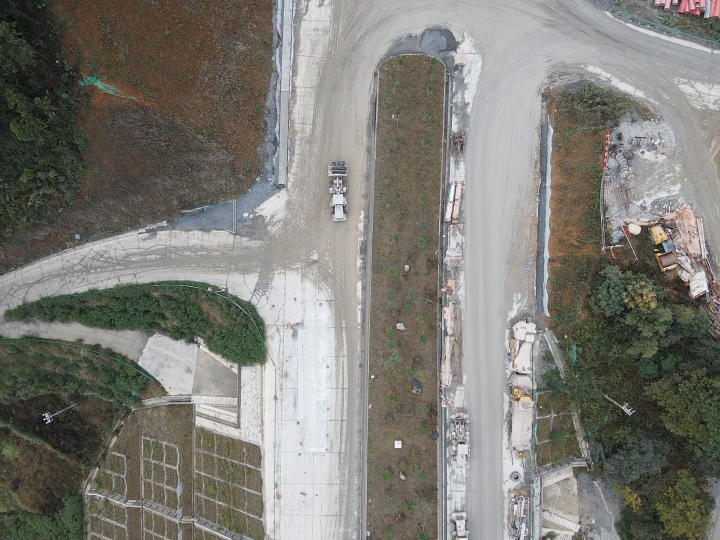
#> input picture dataset/1-100/dji_fly_20251111_094542_0_1762825542556_photo_low_quality.jpg, 1440 x 1080 px (shown at 1/2 size); its folder holds only this picture in this run
$ python dedup_dataset.py
#> lines starting #> are read from the running program, lines starting #| are printed output that depends on the picture
"""
图片去重脚本：精确去重（MD5）+ 感知去重（pHash/DCT）
输出：
  data/unique_images.txt     — 保留的图片路径列表
  data/dedup_report.json     — 详细去重报告
  data/dedup_report.txt      — 人类可读摘要
"""

import hashlib
import json
import os
import sys
from pathlib import Path

import numpy as np
from PIL import Image

# ── 配置 ──────────────────────────────────────────────────────────────────────
DATASET_DIR = Path("dataset")
OUTPUT_DIR = Path("data")
PHASH_THRESHOLD = 10          # Hamming 距离 ≤ 此值视为感知重复（64位hash，10≈15%差异）
IMAGE_EXTS = {".jpg", ".jpeg", ".png", ".JPG", ".JPEG", ".PNG"}
# ─────────────────────────────────────────────────────────────────────────────


def md5_hash(path: Path) -> str:
    h = hashlib.md5()
    with open(path, "rb") as f:
        for chunk in iter(lambda: f.read(65536), b""):
            h.update(chunk)
    return h.hexdigest()


def phash(path: Path, hash_size: int = 8) -> int:
    """DCT 感知哈希，返回 64 位整数。"""
    img = Image.open(path).convert("L").resize(
        (hash_size * 4, hash_size * 4), Image.LANCZOS
    )
    pixels = np.array(img, dtype=np.float32)

    # 2D DCT via separable 1D DCT
    from scipy.fft import dct
    dct_rows = dct(pixels, axis=1, norm="ortho")
    dct_2d = dct(dct_rows, axis=0, norm="ortho")

    low_freq = dct_2d[:hash_size, :hash_size]
    mean = low_freq.mean()
    bits = (low_freq > mean).flatten()
    # pack 64 bits into one int
    value = 0
    for bit in bits:
        value = (value << 1) | int(bit)
    return value


def hamming(a: int, b: int) -> int:
    return bin(a ^ b).count("1")


def collect_images(root: Path) -> list[Path]:
    return sorted(
        p for p in root.rglob("*") if p.suffix in IMAGE_EXTS
    )


def main():
    OUTPUT_DIR.mkdir(exist_ok=True)
    images = collect_images(DATASET_DIR)
    total = len(images)
    print(f"扫描到 {total} 张图片")

    # ── Stage 1: 精确去重（MD5）────────────────────────────────────────────
    print("\n[1/2] 精确去重（MD5）...")
    md5_map: dict[str, Path] = {}          # md5 → 首次出现路径
    exact_dupes: list[dict] = []           # 被删除的精确重复
    after_exact: list[Path] = []

    for p in images:
        h = md5_hash(p)
        if h in md5_map:
            exact_dupes.append({
                "removed": str(p),
                "duplicate_of": str(md5_map[h]),
                "reason": "exact_md5",
                "md5": h,
            })
        else:
            md5_map[h] = p
            after_exact.append(p)

    print(f"  精确重复：{len(exact_dupes)} 张  →  剩余 {len(after_exact)} 张")

    # ── Stage 2: 感知去重（pHash）──────────────────────────────────────────
    print(f"\n[2/2] 感知去重（pHash，Hamming 阈值={PHASH_THRESHOLD}）...")
    hashes: list[tuple[int, Path]] = []    # (hash, path) 已保留
    perceptual_dupes: list[dict] = []
    kept: list[Path] = []

    for i, p in enumerate(after_exact):
        if i % 50 == 0:
            print(f"  处理 {i}/{len(after_exact)} ...", end="\r")
        try:
            h = phash(p)
#> in phash, `img = Image.open(path).convert("L").resize( (hash_size * 4, hash_size ..`:
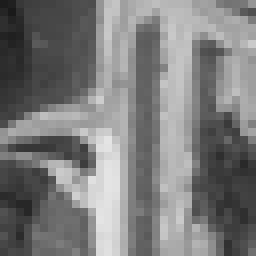
#> img: PIL image 32x32 L (shown 8 times larger); min 26, max 227, mean 123.7
#> in phash, `dct_rows = dct(pixels, axis=1, norm="ortho")`:
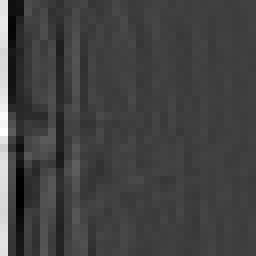
#> dct_rows: shape (32, 32) float32 (shown 8 times larger); min -272, max 822.7, mean 14.7; drawn with min black and max white
#> in phash, `dct_2d = dct(dct_rows, axis=0, norm="ortho")`:
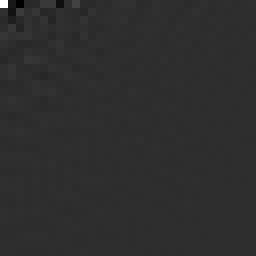
#> dct_2d: shape (32, 32) float32 (shown 8 times larger); min -877.4, max 3957.6, mean 2; drawn with min black and max white
#> in phash, `mean = low_freq.mean()`: mean = 31.28
#> the loop in phash, `for bit in bits:` made 64 passes
#> (bit, value) on passes 2 to 13: (False, 2), (False, 4), (False, 8), (False, 16), (True, 33), (True, 67), (False, 134), (True, 269), (False, 538), (True, 1077), (False, 2154), (True, 4309)
#> value on pass 1: 1
#> after the loop in phash, `for bit in bits:`: value = 9703310330997969180
#> h = 9703310330997969180
        except Exception as e:
            print(f"\n  警告：{p} 无法计算 pHash（{e}），跳过")
            kept.append(p)
            continue

        # 与已保留图片比较
        matched = None
        for kept_h, kept_p in hashes:
            if hamming(h, kept_h) <= PHASH_THRESHOLD:
                matched = kept_p
                break

        if matched:
            perceptual_dupes.append({
                "removed": str(p),
                "duplicate_of": str(matched),
                "reason": "perceptual_phash",
                "hamming_distance": hamming(h, phash(matched)),
            })
        else:
            hashes.append((h, p))
            kept.append(p)

    print(f"\n  感知重复：{len(perceptual_dupes)} 张  →  剩余 {len(kept)} 张")

    # ── 输出 unique_images.txt ─────────────────────────────────────────────
    unique_txt = OUTPUT_DIR / "unique_images.txt"
    with open(unique_txt, "w") as f:
        for p in kept:
            f.write(str(p) + "\n")
    print(f"\n保留列表 → {unique_txt}  ({len(kept)} 张)")

    # ── 输出 JSON 报告 ─────────────────────────────────────────────────────
    report = {
        "summary": {
            "total_scanned": total,
            "exact_duplicates_removed": len(exact_dupes),
            "perceptual_duplicates_removed": len(perceptual_dupes),
            "kept": len(kept),
        },
        "exact_duplicates": exact_dupes,
        "perceptual_duplicates": perceptual_dupes,
        "kept_images": [str(p) for p in kept],
    }
    json_path = OUTPUT_DIR / "dedup_report.json"
    with open(json_path, "w", encoding="utf-8") as f:
        json.dump(report, f, ensure_ascii=False, indent=2)

    # ── 输出人类可读摘要 ───────────────────────────────────────────────────
    txt_path = OUTPUT_DIR / "dedup_report.txt"
    with open(txt_path, "w", encoding="utf-8") as f:
        s = report["summary"]
        f.write("=" * 60 + "\n")
        f.write("图片去重报告\n")
        f.write("=" * 60 + "\n\n")
        f.write(f"扫描总数：{s['total_scanned']}\n")
        f.write(f"精确重复（MD5）删除：{s['exact_duplicates_removed']}\n")
        f.write(f"感知重复（pHash）删除：{s['perceptual_duplicates_removed']}\n")
        f.write(f"最终保留：{s['kept']}\n\n")

        if exact_dupes:
            f.write("── 精确重复 ──\n")
            for d in exact_dupes:
                f.write(f"  删除: {d['removed']}\n")
                f.write(f"    ↳ 重复自: {d['duplicate_of']}\n")
            f.write("\n")

        if perceptual_dupes:
            f.write(f"── 感知重复（Hamming ≤ {PHASH_THRESHOLD}）──\n")
            for d in perceptual_dupes:
                f.write(f"  删除: {d['removed']}\n")
                f.write(f"    ↳ 相似于: {d['duplicate_of']}\n")
            f.write("\n")

        f.write("── 保留图片 ──\n")
        for p in kept:
            f.write(f"  {p}\n")

    print(f"JSON 报告  → {json_path}")
    print(f"文本报告  → {txt_path}")
    print(f"\n完成：{total} → 保留 {len(kept)}，删除 {len(exact_dupes) + len(perceptual_dupes)}")


if __name__ == "__main__":
    os.chdir(Path(__file__).parent.parent.parent)  # 切到项目根目录
    main()

$ run again, on dataset/1-100/dji_fly_20251111_094624_0_1762825584183_photo_low_quality.jpg
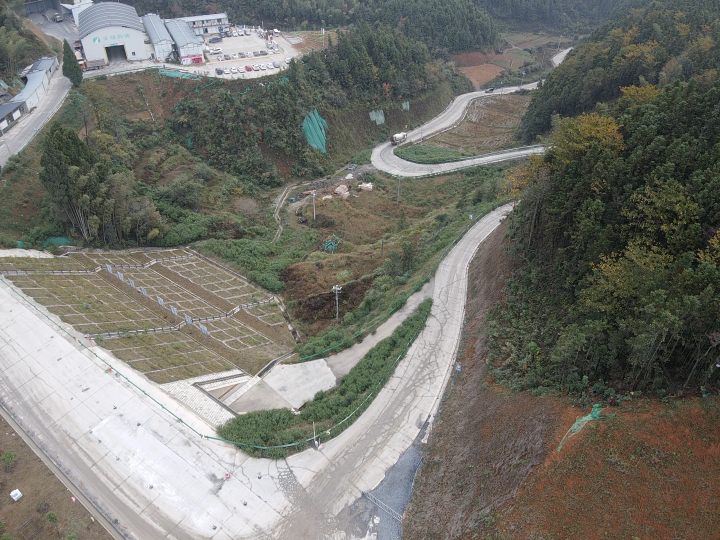
#> input picture dataset/1-100/dji_fly_20251111_094624_0_1762825584183_photo_low_quality.jpg, 1440 x 1080 px (shown at 1/2 size)
#> in phash, `img = Image.open(path).convert("L").resize( (hash_size * 4, hash_size ..`:
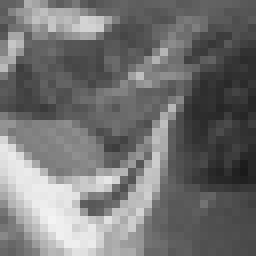
#> img: PIL image 32x32 L (shown 8 times larger); min 26, max 244, mean 114.5
#> in phash, `dct_2d = dct(dct_rows, axis=0, norm="ortho")`:
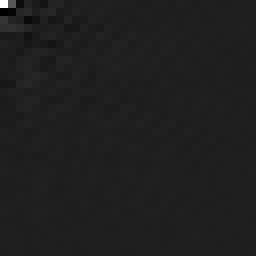
#> dct_2d: shape (32, 32) float32 (shown 8 times larger); min -512.2, max 3663.9, mean 3.4; drawn with min black and max white
#> mean = 53.38
#> the loop in phash, `for bit in bits:` made 64 passes
#> (bit, value) on passes 3 to 10: (False, 6), (True, 13), (False, 26), (False, 52), (True, 105), (True, 211), (False, 422), (False, 844)
#> after the loop in phash, `for bit in bits:`: value = 15219564127803411473
